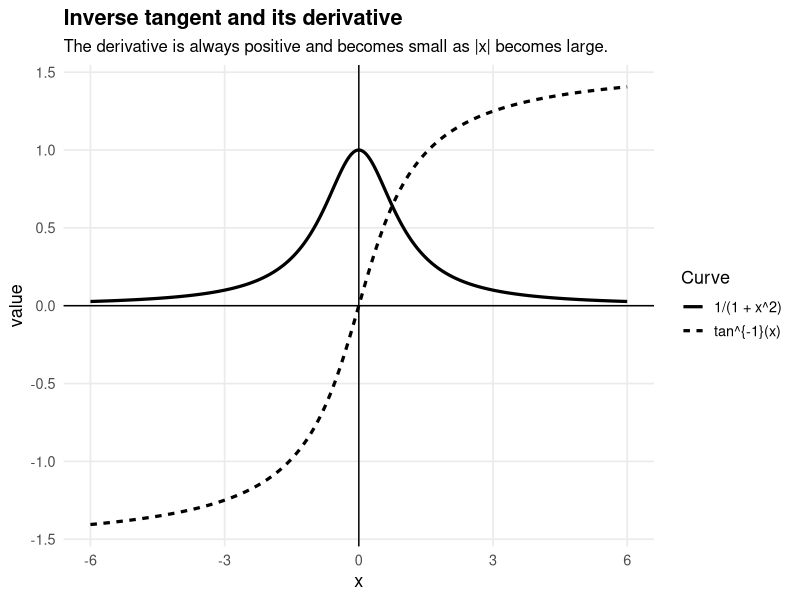
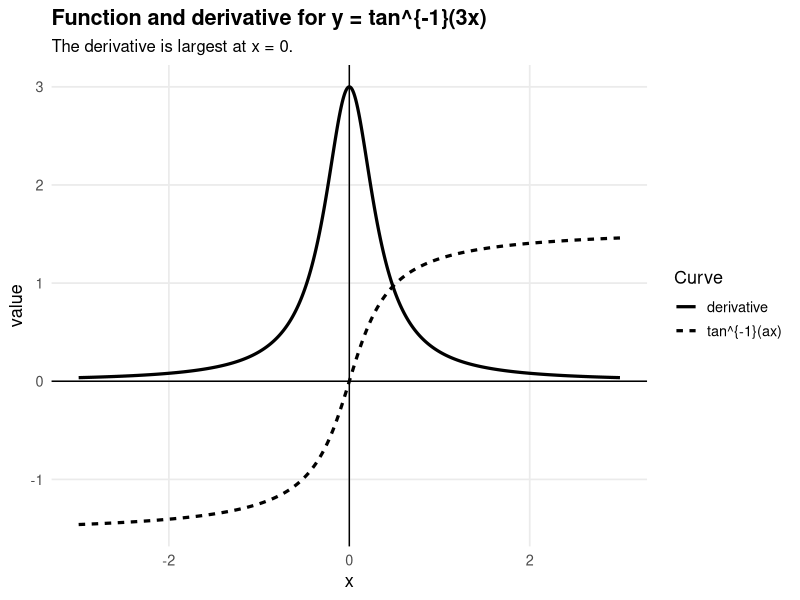
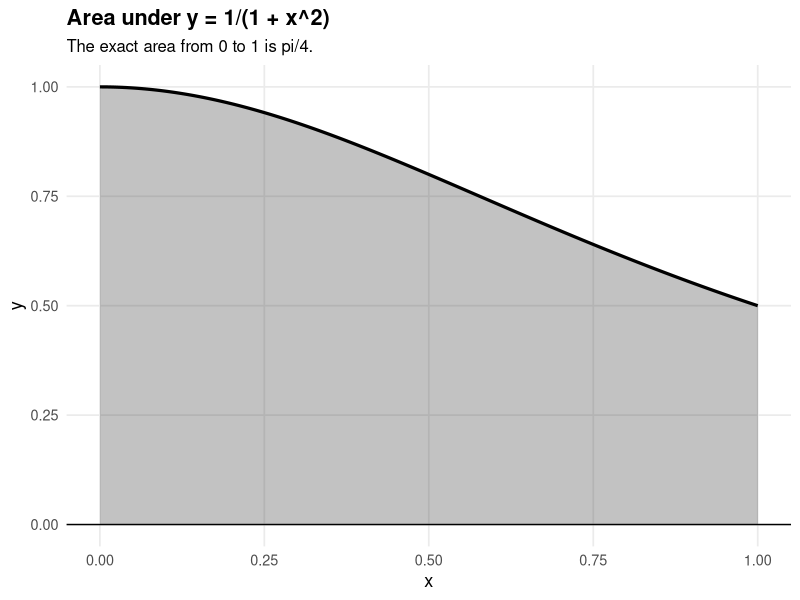
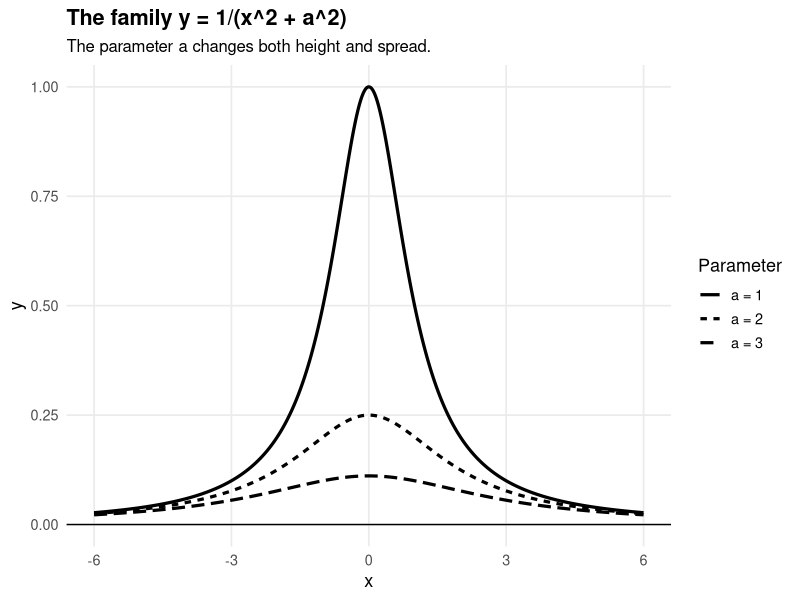
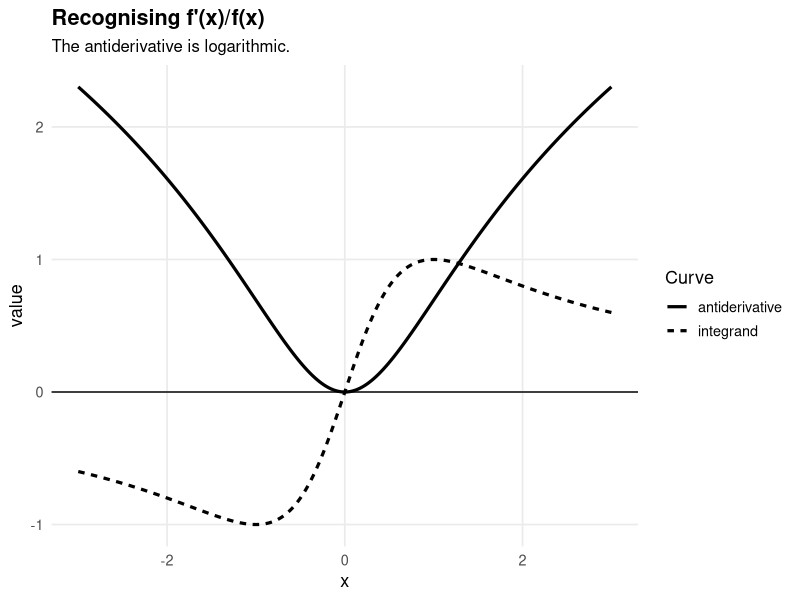
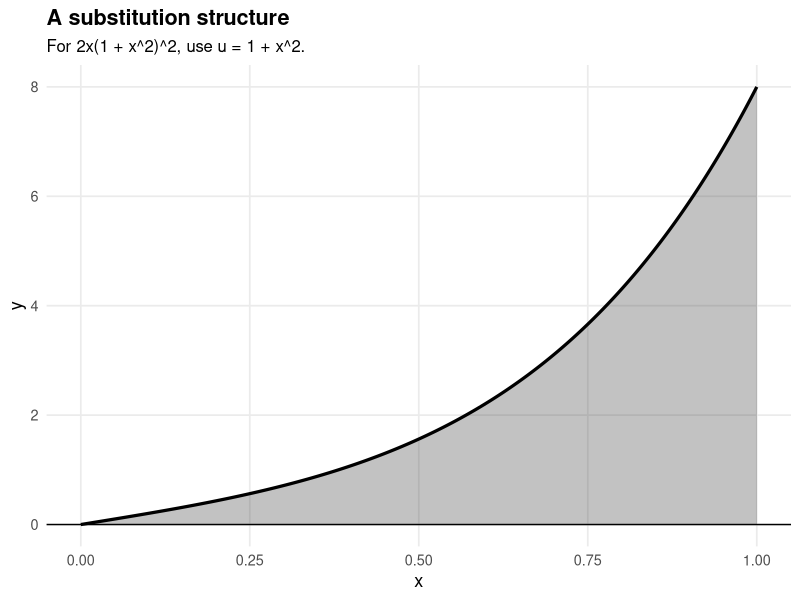
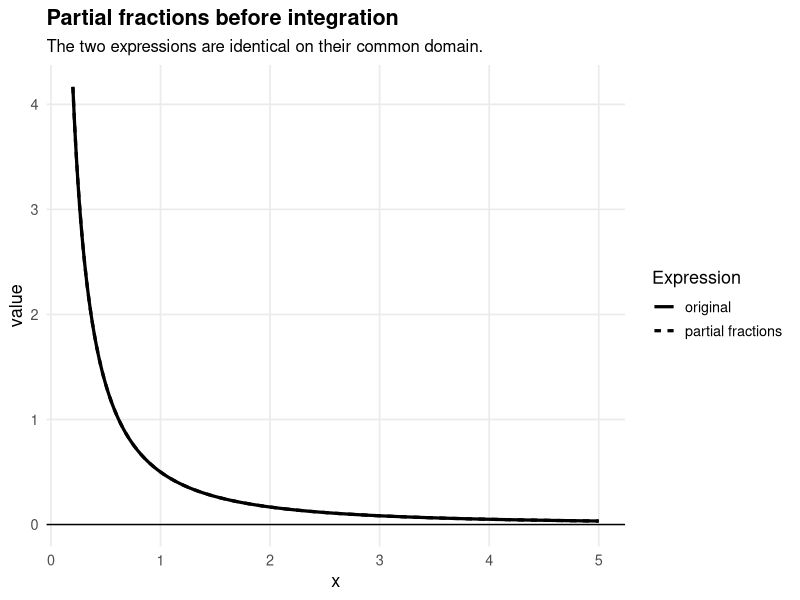
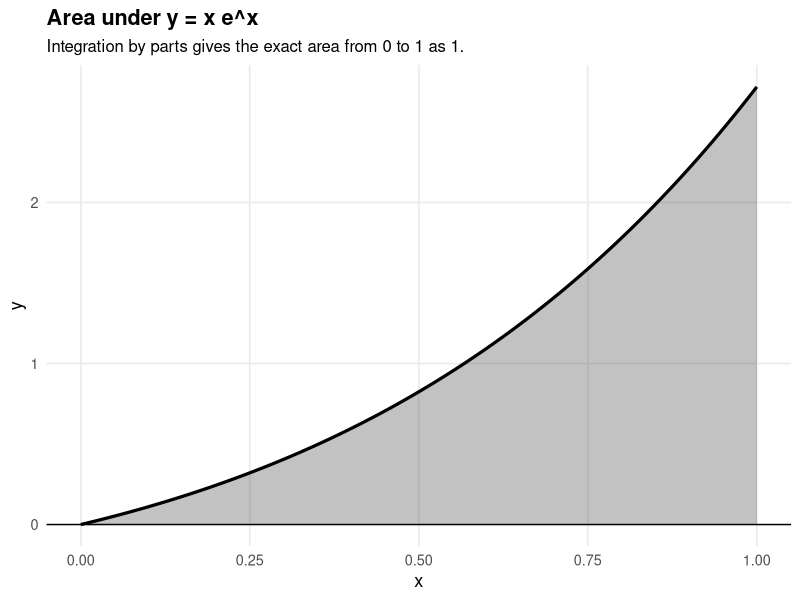

Write R code to recreate these figures, in order.
## ---- chunk 1
#| label: setup-further-calculus
#| include: false

library(ggplot2)

book_theme <- function(base_size = 13) {
  theme_minimal(base_size = base_size) +
    theme(
      plot.title = element_text(face = "bold"),
      plot.subtitle = element_text(size = base_size - 1),
      panel.grid.minor = element_blank()
    )
}
## ---- chunk 2
#| label: fig-arctan-and-derivative
#| fig-cap: "The graph of y = tan^{-1}(x) and its derivative y = 1/(1 + x^2)."
#| fig-width: 6
#| fig-height: 4

df <- data.frame(
  x = seq(-6, 6, length.out = 1000)
)

df$inverse_tangent <- atan(df$x)
df$derivative <- 1 / (1 + df$x^2)

ggplot(df, aes(x = x)) +
  geom_line(aes(y = inverse_tangent, linetype = "tan^{-1}(x)"), linewidth = 1.1) +
  geom_line(aes(y = derivative, linetype = "1/(1 + x^2)"), linewidth = 1.1) +
  geom_hline(yintercept = 0) +
  geom_vline(xintercept = 0) +
  labs(
    title = "Inverse tangent and its derivative",
    subtitle = "The derivative is always positive and becomes small as |x| becomes large.",
    x = "x",
    y = "value",
    linetype = "Curve"
  ) +
  book_theme()
## ---- chunk 3
#| label: fig-arctan-ax-family
#| fig-cap: "Comparing y = tan^{-1}(ax) with its derivative."
#| fig-width: 6
#| fig-height: 4

a <- 3

df <- data.frame(
  x = seq(-3, 3, length.out = 800)
)

df$inverse_tangent <- atan(a * df$x)
df$derivative <- a / (1 + (a * df$x)^2)

ggplot(df, aes(x = x)) +
  geom_line(aes(y = inverse_tangent, linetype = "tan^{-1}(ax)"), linewidth = 1.1) +
  geom_line(aes(y = derivative, linetype = "derivative"), linewidth = 1.1) +
  geom_hline(yintercept = 0) +
  geom_vline(xintercept = 0) +
  labs(
    title = paste0("Function and derivative for y = tan^{-1}(", a, "x)"),
    subtitle = "The derivative is largest at x = 0.",
    x = "x",
    y = "value",
    linetype = "Curve"
  ) +
  book_theme()
## ---- chunk 4
#| label: fig-arctan-integral-area
#| fig-cap: "The area under y = 1/(1 + x^2) from x = 0 to x = 1."
#| fig-width: 6
#| fig-height: 4

df <- data.frame(
  x = seq(0, 1, length.out = 600)
)

df$y <- 1 / (1 + df$x^2)

ggplot(df, aes(x = x, y = y)) +
  geom_area(alpha = 0.3) +
  geom_line(linewidth = 1.1) +
  geom_hline(yintercept = 0) +
  labs(
    title = "Area under y = 1/(1 + x^2)",
    subtitle = "The exact area from 0 to 1 is pi/4.",
    x = "x",
    y = "y"
  ) +
  book_theme()
## ---- chunk 5
#| label: fig-one-over-x2-plus-a2
#| fig-cap: "Graphs of y = 1/(x^2 + a^2)."
#| fig-width: 6
#| fig-height: 4

df <- expand.grid(
  x = seq(-6, 6, length.out = 800),
  a_value = c(1, 2, 3)
)

df$curve_label <- paste0("a = ", df$a_value)
df$y <- 1 / (df$x^2 + df$a_value^2)

ggplot(df, aes(x = x, y = y, linetype = curve_label)) +
  geom_line(linewidth = 1.1) +
  geom_hline(yintercept = 0) +
  labs(
    title = "The family y = 1/(x^2 + a^2)",
    subtitle = "The parameter a changes both height and spread.",
    x = "x",
    y = "y",
    linetype = "Parameter"
  ) +
  book_theme()
## ---- chunk 6
#| label: fig-log-structure-fprime-over-f
#| fig-cap: "The structure f'(x)/f(x) for f(x) = x^2 + 1."
#| fig-width: 6
#| fig-height: 4

df <- data.frame(
  x = seq(-3, 3, length.out = 800)
)

df$integrand <- 2 * df$x / (df$x^2 + 1)
df$antiderivative <- log(df$x^2 + 1)

ggplot(df, aes(x = x)) +
  geom_line(aes(y = integrand, linetype = "integrand"), linewidth = 1.1) +
  geom_line(aes(y = antiderivative, linetype = "antiderivative"), linewidth = 1.1) +
  geom_hline(yintercept = 0) +
  labs(
    title = "Recognising f'(x)/f(x)",
    subtitle = "The antiderivative is logarithmic.",
    x = "x",
    y = "value",
    linetype = "Curve"
  ) +
  book_theme()
## ---- chunk 7
#| label: tbl-fprime-over-f-check
#| echo: true

x_values <- c(-2, -1, 0, 1, 2)

f <- function(x) x^2 + 1
f_prime <- function(x) 2 * x
antiderivative <- function(x) log(x^2 + 1)

numerical_derivative <- function(g, x, h = 1e-5) {
  (g(x + h) - g(x - h)) / (2 * h)
}

data.frame(
  x = x_values,
  integrand = round(f_prime(x_values) / f(x_values), 6),
  derivative_of_log = round(numerical_derivative(antiderivative, x_values), 6)
)
## ---- chunk 8
#| label: fig-substitution-area
#| fig-cap: "The shaded area represents an integral suited to substitution."
#| fig-width: 6
#| fig-height: 4

df <- data.frame(
  x = seq(0, 1, length.out = 600)
)

df$y <- 2 * df$x * (1 + df$x^2)^2

ggplot(df, aes(x = x, y = y)) +
  geom_area(alpha = 0.3) +
  geom_line(linewidth = 1.1) +
  geom_hline(yintercept = 0) +
  labs(
    title = "A substitution structure",
    subtitle = "For 2x(1 + x^2)^2, use u = 1 + x^2.",
    x = "x",
    y = "y"
  ) +
  book_theme()
## ---- chunk 9
#| label: tbl-substitution-area-check
#| echo: true

exact_area <- ((1 + 1^2)^3 - (1 + 0^2)^3) / 3
numerical_area <- integrate(function(x) 2 * x * (1 + x^2)^2, lower = 0, upper = 1)$value

data.frame(
  method = c("exact", "R numerical integration"),
  area = c(exact_area, numerical_area)
)
## ---- chunk 10
#| label: fig-partial-fractions-integrand
#| fig-cap: "A rational function split into partial fractions."
#| fig-width: 6
#| fig-height: 4

df <- data.frame(
  x = seq(0.2, 5, length.out = 800)
)

df$original <- 1 / (df$x * (df$x + 1))
df$partial_fraction <- 1 / df$x - 1 / (df$x + 1)

ggplot(df, aes(x = x)) +
  geom_line(aes(y = original, linetype = "original"), linewidth = 1.1) +
  geom_line(aes(y = partial_fraction, linetype = "partial fractions"), linewidth = 1.1) +
  geom_hline(yintercept = 0) +
  labs(
    title = "Partial fractions before integration",
    subtitle = "The two expressions are identical on their common domain.",
    x = "x",
    y = "value",
    linetype = "Expression"
  ) +
  book_theme()
## ---- chunk 11
#| label: tbl-partial-fraction-integration-check
#| echo: true

exact_value <- log(4 / 3)
numerical_value <- integrate(function(x) 1 / ((x + 1) * (x + 2)), lower = 0, upper = 1)$value

data.frame(
  method = c("exact", "R numerical integration"),
  value = c(exact_value, numerical_value)
)
## ---- chunk 12
#| label: fig-integration-by-parts-area
#| fig-cap: "The shaded area represents the integral of x e^x from 0 to 1."
#| fig-width: 6
#| fig-height: 4

df <- data.frame(
  x = seq(0, 1, length.out = 600)
)

df$y <- df$x * exp(df$x)

ggplot(df, aes(x = x, y = y)) +
  geom_area(alpha = 0.3) +
  geom_line(linewidth = 1.1) +
  geom_hline(yintercept = 0) +
  labs(
    title = "Area under y = x e^x",
    subtitle = "Integration by parts gives the exact area from 0 to 1 as 1.",
    x = "x",
    y = "y"
  ) +
  book_theme()
## ---- chunk 13
#| label: tbl-parts-area-check
#| echo: true

exact_area <- 1
numerical_area <- integrate(function(x) x * exp(x), lower = 0, upper = 1)$value

data.frame(
  method = c("exact", "R numerical integration"),
  area = c(exact_area, numerical_area)
)
## ---- chunk 14
#| label: fig-area-x-sin-x
#| fig-cap: "The shaded area under y = x sin(x) from 0 to pi."
#| fig-width: 6
#| fig-height: 4

df <- data.frame(
  x = seq(0, pi, length.out = 800)
)

df$y <- df$x * sin(df$x)

ggplot(df, aes(x = x, y = y)) +
  geom_area(alpha = 0.3) +
  geom_line(linewidth = 1.1) +
  geom_hline(yintercept = 0) +
  labs(
    title = "Area under y = x sin(x)",
    subtitle = "The exact area from 0 to pi is pi.",
    x = "x",
    y = "y"
  ) +
  book_theme()
## ---- chunk 15
#| label: fig-volume-region-sqrt-x
#| fig-cap: "The shaded region under y = sqrt(x) from x = 0 to x = 4."
#| fig-width: 6
#| fig-height: 4

df <- data.frame(
  x = seq(0, 4, length.out = 800)
)

df$y <- sqrt(df$x)

ggplot(df, aes(x = x, y = y)) +
  geom_area(alpha = 0.3) +
  geom_line(linewidth = 1.1) +
  geom_hline(yintercept = 0) +
  labs(
    title = "Region for a volume of revolution",
    subtitle = "Rotating this region about the x-axis gives V = pi int_0^4 x dx.",
    x = "x",
    y = "y"
  ) +
  book_theme()
